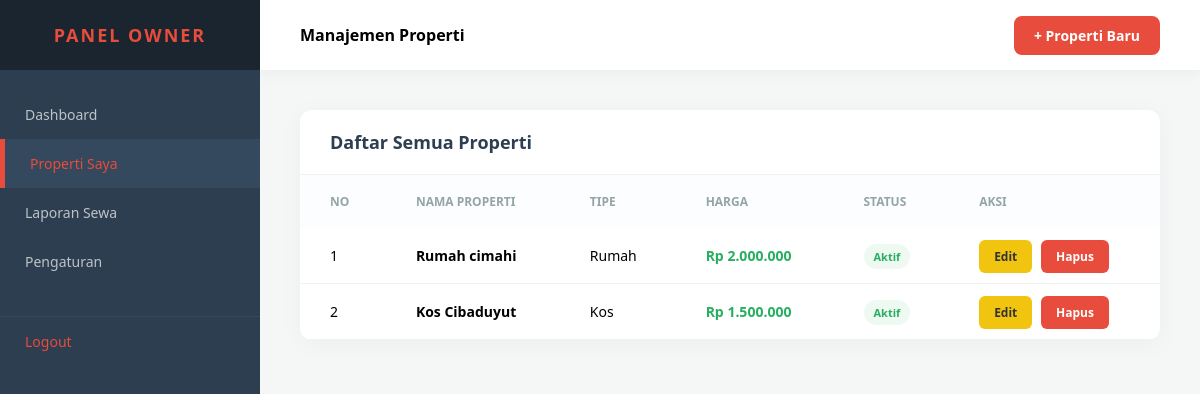
The page /properti_saya.php (signed in) on the database as committed earlier.
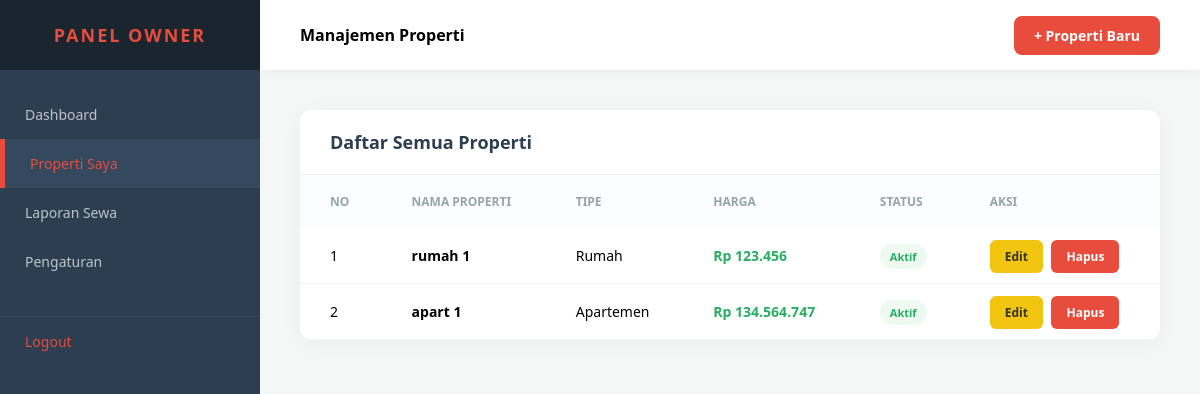
The same page on the database as committed later.
### tables this page shows
CREATE TABLE `properti` (
  `id` int(11) NOT NULL,
  `owner_id` int(11) NOT NULL,
  `nama_properti` varchar(255) NOT NULL,
  `alamat` text DEFAULT NULL,
  `tipe` enum('rumah','apartemen','kos') NOT NULL,
  `kamar` int(2) NOT NULL,
  `kamar_mandi` enum('dalam','luar') NOT NULL,
  `harga` int(11) NOT NULL,
  `status` enum('TERSEDIA','TIDAK TERSEDIA') DEFAULT 'TERSEDIA',
  `deskripsi` text DEFAULT NULL,
  `foto` varchar(255) DEFAULT 'default.png',
  `created_at` timestamp NOT NULL DEFAULT current_timestamp()
);

### properti_saya.php (the view, shortened to what this page needs)
<?php
require 'koneksi.php';
$owner_id = $_SESSION['user_id'];
$query = "SELECT * FROM properti WHERE owner_id = '$owner_id' ORDER BY id DESC";
$result = mysqli_query($conn, $query);
?>
<!DOCTYPE html>
<html lang="id">
<head>
</head>
<body>
    <aside class="sidebar">
        <div class="sidebar-header">PANEL OWNER</div>
        <div class="sidebar-menu">
            <a href="dashboard_owner.php">Dashboard</a>
            <a href="properti_saya.php" class="active">Properti Saya</a>
            <a href="laporan_sewa.php">Laporan Sewa</a>
            <a href="pengaturan_owner.php">Pengaturan</a>
            <a href="logout.php" class="logout">Logout</a>
        </div>
    </aside>
    <div class="main-wrapper">
        <header class="topbar">
            <div style="font-weight:bold">Manajemen Properti</div>
            <a href="tambah_properti.php" class="btn-tambah">+ Properti Baru</a>
        </header>
        <main class="content">
            <div class="table-container">
                <div class="table-header-title">Daftar Semua Properti</div>
                <table>
                    <thead>
                        <tr>
                            <th>No</th>
                            <th>Nama Properti</th>
                            <th>Tipe</th>
                            <th>Harga</th>
                            <th>Status</th>
                            <th>Aksi</th>
                        </tr>
                    </thead>
                    <tbody>
                        <?php $no=1; while($row = mysqli_fetch_assoc($result)): ?>
                        <tr>
                            <td><?= $no++; ?></td>
                            <td><strong><?= $row['nama_properti']; ?></strong></td>
                            <td><?= ucfirst($row['tipe']); ?></td>
                            <td style="color:#27ae60; font-weight:bold">Rp <?= number_format($row['harga'],0,',','.'); ?></td>
                            <td><span class="badge">Aktif</span></td>
                            <td class="action-links">
                                <a href="edit_properti.php?id=<?= $row['id']; ?>" class="btn-edit">Edit</a>
                                <a href="hapus_properti.php?id=<?= $row['id']; ?>" class="btn-hapus" onclick="return confirm('Hapus?')">Hapus</a>
                            </td>
                        </tr>
                        <?php endwhile; ?>
                    </tbody>
                </table>
            </div>
        </main>
    </div>
</body>
</html>

Rows that differ between the two databases and show on the page:
removed properti: nama_properti "Rumah cimahi", tipe "Rumah", harga "2.000.000"
removed properti: nama_properti "Kos Cibaduyut", tipe "Kos", harga "1.500.000"
added properti: nama_properti "rumah 1", tipe "Rumah", harga "123.456"
added properti: nama_properti "apart 1", tipe "Apartemen", harga "134.564.747"
